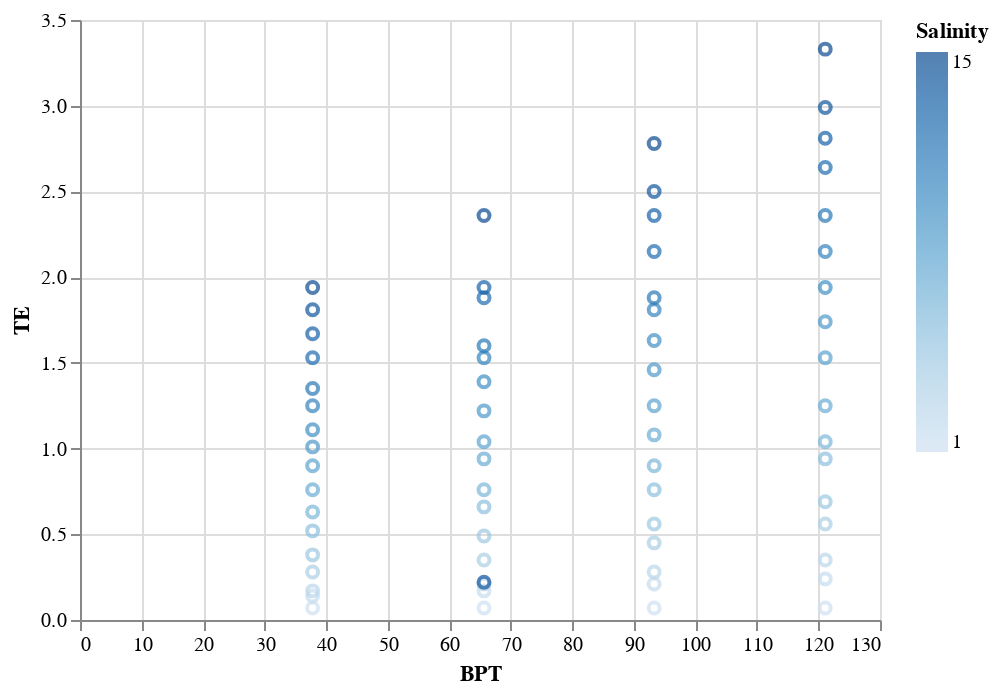

Notebook code for this chart:
### Code cell
# prompt: Using dataframe df_badger: scatter with BPT and TE and Salinity as a legend

import altair as alt
alt.Chart(df_badger).mark_point().encode(
    x='BPT',
    y='TE',
    color='Salinity'
)

### Figure 1 — Vega-Lite specification as saved in the notebook (floating-point values rounded to 4 significant figures)
{"config": {"view": {"continuousWidth": 400, "continuousHeight": 300}}, "data": {"name": "data-05ecd2963a24482401747e078dff18df"}, "mark": "point", "encoding": {"color": {"field": "Salinity", "type": "quantitative"}, "x": {"field": "BPT", "type": "quantitative"}, "y": {"field": "TE", "type": "quantitative"}}, "$schema": "https://vega.github.io/schema/vega-lite/v4.17.0.json", "datasets": {"data-05ecd2963a24482401747e078dff18df": [{"Salinity": 0.88, "BPT": 37.8, "TE": 0.07}, {"Salinity": 1.76, "BPT": 37.8, "TE": 0.14}, {"Salinity": 2.64, "BPT": 37.8, "TE": 0.17}, {"Salinity": 3.53, "BPT": 37.8, "TE": 0.28}, {"Salinity": 4.41, "BPT": 37.8, "TE": 0.38}, {"Salinity": 5.29, "BPT": 37.8, "TE": 0.52}, {"Salinity": 6.17, "BPT": 37.8, "TE": 0.63}, {"Salinity": 7.05, "BPT": 37.8, "TE": 0.76}, {"Salinity": 7.93, "BPT": 37.8, "TE": 0.9}, {"Salinity": 8.81, "BPT": 37.8, "TE": 1.01}, {"Salinity": 9.69, "BPT": 37.8, "TE": 1.11}, {"Salinity": 10.58, "BPT": 37.8, "TE": 1.25}, {"Salinity": 11.46, "BPT": 37.8, "TE": 1.35}, {"Salinity": 12.37, "BPT": 37.8, "TE": 1.53}, {"Salinity": 13.21, "BPT": 37.8, "TE": 1.67}, {"Salinity": 14.1, "BPT": 37.8, "TE": 1.81}, {"Salinity": 14.98, "BPT": 37.8, "TE": 1.94}, {"Salinity": 0.88, "BPT": 65.65, "TE": 0.07}, {"Salinity": 1.76, "BPT": 65.65, "TE": 0.17}, {"Salinity": 2.64, "BPT": 65.65, "TE": 0.21}, {"Salinity": 3.53, "BPT": 65.65, "TE": 0.35}, {"Salinity": 4.41, "BPT": 65.65, "TE": 0.49}, {"Salinity": 5.29, "BPT": 65.65, "TE": 0.66}, {"Salinity": 6.17, "BPT": 65.65, "TE": 0.76}, {"Salinity": 7.05, "BPT": 65.65, "TE": 0.94}, {"Salinity": 7.93, "BPT": 65.65, "TE": 1.04}, {"Salinity": 8.81, "BPT": 65.65, "TE": 1.22}, {"Salinity": 9.69, "BPT": 65.65, "TE": 1.39}, {"Salinity": 10.58, "BPT": 65.65, "TE": 1.53}, {"Salinity": 11.46, "BPT": 65.65, "TE": 1.6}, {"Salinity": 12.37, "BPT": 65.65, "TE": 1.88}, {"Salinity": 13.21, "BPT": 65.65, "TE": 1.94}, {"Salinity": 14.1, "BPT": 65.65, "TE": 0.22}, {"Salinity": 14.98, "BPT": 65.65, "TE": 2.36}, {"Salinity": 0.88, "BPT": 93.3, "TE": 0.07}, {"Salinity": 1.76, "BPT": 93.3, "TE": 0.21}, {"Salinity": 2.64, "BPT": 93.3, "TE": 0.28}, {"Salinity": 3.53, "BPT": 93.3, "TE": 0.45}, {"Salinity": 4.41, "BPT": 93.3, "TE": 0.56}, {"Salinity": 5.29, "BPT": 93.3, "TE": 0.76}, {"Salinity": 6.17, "BPT": 93.3, "TE": 0.9}, {"Salinity": 7.05, "BPT": 93.3, "TE": 1.08}, {"Salinity": 7.93, "BPT": 93.3, "TE": 1.25}, {"Salinity": 8.81, "BPT": 93.3, "TE": 1.46}, {"Salinity": 9.69, "BPT": 93.3, "TE": 1.63}, {"Salinity": 10.58, "BPT": 93.3, "TE": 1.81}, {"Salinity": 11.46, "BPT": 93.3, "TE": 1.88}, {"Salinity": 12.37, "BPT": 93.3, "TE": 2.15}, {"Salinity": 13.21, "BPT": 93.3, "TE": 2.36}, {"Salinity": 14.1, "BPT": 93.3, "TE": 2.5}, {"Salinity": 14.98, "BPT": 93.3, "TE": 2.78}, {"Salinity": 0.88, "BPT": 121.1, "TE": 0.07}, {"Salinity": 1.76, "BPT": 121.1, "TE": 0.24}, {"Salinity": 2.64, "BPT": 121.1, "TE": 0.35}, {"Salinity": 3.53, "BPT": 121.1, "TE": 0.56}, {"Salinity": 4.41, "BPT": 121.1, "TE": 0.69}, {"Salinity": 5.29, "BPT": 121.1, "TE": 0.94}, {"Salinity": 6.17, "BPT": 121.1, "TE": 1.04}, {"Salinity": 7.05, "BPT": 121.1, "TE": 1.25}, {"Salinity": 7.93, "BPT": 121.1, "TE": 1.53}, {"Salinity": 8.81, "BPT": 121.1, "TE": 1.74}, {"Salinity": 9.69, "BPT": 121.1, "TE": 1.94}, {"Salinity": 10.58, "BPT": 121.1, "TE": 2.15}, {"Salinity": 11.46, "BPT": 121.1, "TE": 2.36}, {"Salinity": 12.37, "BPT": 121.1, "TE": 2.64}, {"Salinity": 13.21, "BPT": 121.1, "TE": 2.81}, {"Salinity": 14.1, "BPT": 121.1, "TE": 2.99}, {"Salinity": 14.98, "BPT": 121.1, "TE": 3.33}]}}
